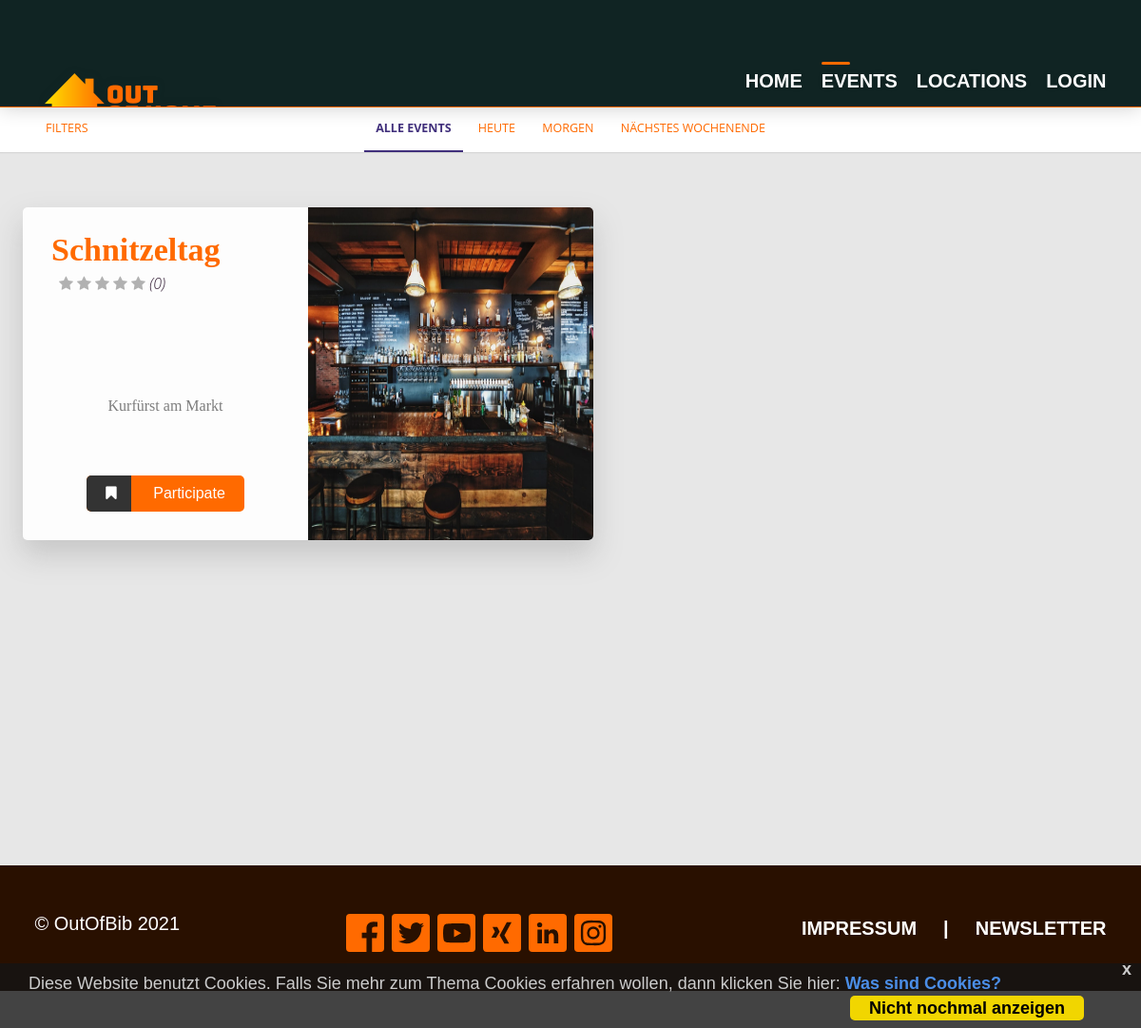
Page /events/ on the earlier database version.
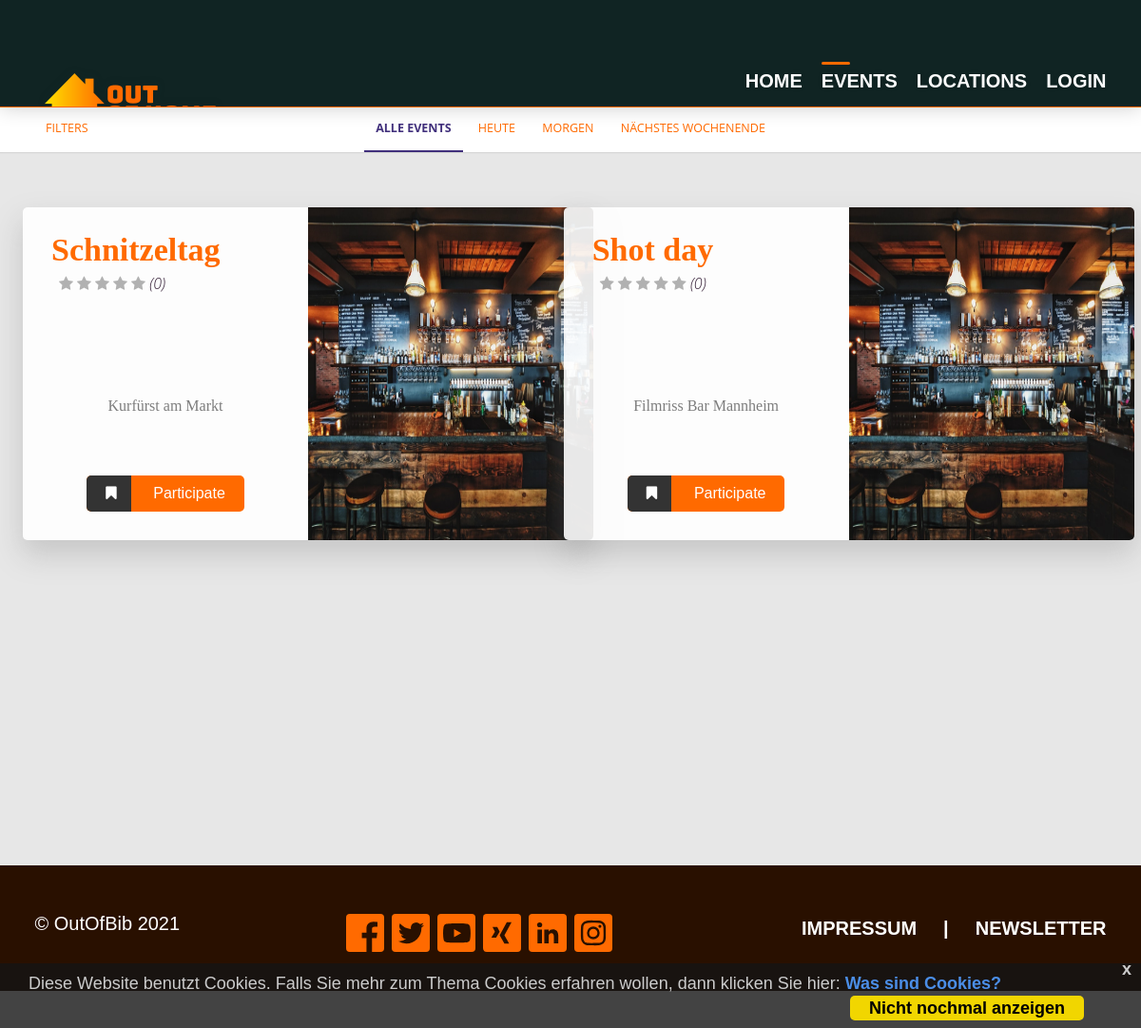
Same page on the later database version.
### ooh/models.py (models this page shows, shortened)
class Event(models.Model):
    name = models.TextField()
    description = models.TextField()
    organizer = models.ForeignKey(OohUser, on_delete=models.CASCADE)
    location = models.ForeignKey(EventLocation, on_delete=models.CASCADE)
    takeplace = models.BooleanField(default=True)
    cost = models.IntegerField(default=0)
    promoted = models.BooleanField(default=False)
    starttime = models.DateTimeField()
    endtime = models.DateTimeField()
    mininumage = models.PositiveSmallIntegerField()
    category = models.ManyToManyField(Category)
    def calculatedratings(self):
        rat = EventRating.objects.filter(eventID=self.id)
        if len(rat) == 0:
            print("No Ratings available")
            return [0, 0]
        summedrating = 0
        for rating in rat:
            summedrating += rating.rating
        print("Average rating: "+str(summedrating))
        return [(summedrating/len(rat)), len(rat)]

class EventLocation(models.Model):
    street	= models.CharField(max_length=50)
    housenumber = models.CharField(max_length=10, blank=True)
    name	= models.CharField(max_length=100)
    room	= models.CharField(max_length=100, blank=True)
    locationID = models.ForeignKey(Location, on_delete=models.PROTECT)
    def __str__(self):
        return self.name #+ " [%s]".format(self.locationID__name)

### ooh/views.py (the view)
# urls.py: path('events/', views.EventView.as_view(), name='events'),
class EventView(generic.ListView):
    template_name = 'ooh/events.html'
    context_object_name = 'recommended_events'
    def get_queryset(self):
        return Event.objects.all

### ooh/templates/ooh/events.html (shortened to what this page needs)
{% extends 'ooh/base.html' %}
{% load static %}
{% block content %}
<div>
<main class="cd-main-content">
    <div class="cd-tab-filter-wrapper">
        <div class="cd-tab-filter">
            <ul class="cd-filters">
                <li class="filter"><a class="selected" href="#0" data-type="all">Alle Events</a></li>
                <li class="filter" data-filter=".heute"><a href="#0" class="cd-a" data-type="heute">Heute</a></li>
                <li class="filter" data-filter=".morgen"><a href="#0" class="cd-a" data-type="morgen">Morgen</a></li>
                <li class="filter" data-filter=".nächstesWochenende"><a href="#0" class="cd-a" data-type="nächstesWochenende">Nächstes Wochenende</a></li>
            </ul>
        </div>
    </div>
    <section class="cd-gallery">
        <ul>
            {% for ev in recommended_events %}
            <li class="mix {{ ev.timecheck }}">
                <div class="container">
                    <div class="product-details">
                        <div>
                                <h1>{{ev.name}}</h1>
                                <br>
                                <span class="hint-star star">
                                    <i class="fa fa-star {% if ev.calculatedratings.0 > 0.5 %} checked {%endif%}"></i>
                                    <i class="fa fa-star {% if ev.calculatedratings.0 >= 1.5 %} checked {%endif%}"></i>
                                    <i class="fa fa-star {% if ev.calculatedratings.0 >= 2.5 %} checked {%endif%}"></i>
                                    <i class="fa fa-star {% if ev.calculatedratings.0 >= 3.5 %} checked {%endif%}"></i>
                                    <i class="fa fa-star {% if ev.calculatedratings.0 >= 4.5 %} checked {%endif%}"></i>
                                    <i>({{ev.calculatedratings.1}})</i>
                                </span>
                        </div>
                        <p class="information">{{ev.street}}{{ev.housenumber}}<br/>{{ev.location}}</p>
                        <div class="control">
                            <button class="btn">
                                <span class="shopping-cart"><i class="fa fa-bookmark"></i></span>
                                <span class="buy">Participate</span>
                            </button>
                        </div>
                    </div>
                    <div class="product-image">
                        <img src="{% static 'ooh/img/locations/dummy.jpg' %}" alt="Omar Dsoky">
                    </div>
                </div>
            </li>
            {% empty %}
                <p>Bitte warte bis wir unser Angebot auf deine Umgebung ausgeweitet haben. Gerne kannst du uns einen Vorschlag für deine Gegend machen!</p>
            {% endfor %}
        </ul>
    </section>
    <a href="#0" class="cd-filter-trigger cd-a">Filters</a>
</main>
</div>
</div>
{%endblock%}

### ooh/templates/ooh/base.html (shortened to what this page needs)
{% load static %}
<!DOCTYPE html>
<html class="no-js wf-barlowsemicondensed-n1-active wf-barlowsemicondensed-n3-active wf-barlowsemicondensed-n4-active wf-barlowsemicondensed-n7-active wf-active menu_altern" lang="de"><head><meta http-equiv="Content-Type" content="text/html; charset=UTF-8">
    <link id="css_screen" media="screen" href="{% static 'ooh/css/style.css' %}" rel="stylesheet">
    <link id="css_screen_add" media="screen" href="{% static 'ooh/css/style_add.css' %}" rel="stylesheet">
</head>
<body class="de" id="{{ body_id }}">
<div id="wrapper">
    <header>
        <div class="inner">
            <h1> <a href="/"><img src="{% static 'ooh/img/ooh-logo.png'%}" alt="Logo" title=""><span>Out of Home</span></a> </h1>
        </div>
    </header>
    <nav id="nav1">
        <div class="inner">
            <ul class="navlist">
                <li id="n_home" class="{% if request.path == '/' %} aktiv  {% endif %}"><a href="/"><span>Home</span></a></li>
                <li  class="{% if request.path == '/events/' %} aktiv  {% endif %}"><a href="{% url 'ooh:events' %}"><span>Events</span></a></li>
                <li  class="{% if request.path == '/locations/' %} aktiv  {% endif %}"><a href="{% url 'ooh:locations' %}"><span>Locations</span></a></li>
                {% if user.is_authenticated %}
                <li id="" class="{% if request.path == '/profile/' %} aktiv {%endif%}">
                        <a href="{% url 'ooh:profile' %} "><span>
                            Benutzerkonto
                        </span></a>
                    {% else %}
                <li id="" class="{% if request.path == '/profile/login' %} aktiv {%endif%}">
                    <a href="{% url 'ooh:login' %}"><span>
                        Login
                        </span></a>
                    {% endif %}
                </li>
                </ul>
        </div>
    </nav>
    {% block content %}{% endblock %}
    <footer>
        <div class="inner">
            <p class="copyright navlist" id="copyright">&copy; OutOfBib </p>
            <ul class="navlist" id="nav_social">
                <li id="n_facebook"><a href="https://www.facebook.com/" target="_blank"><span>Facebook</span></a></li>
                <li id="n_twitter"><a href="https://www.twitter.com/" target="_blank"><span>Twitter</span></a></li>
                <li id="n_youtube"><a href="https://www.youtube.com/" target="_blank"><span>YouTube</span></a></li>
                <li id="n_xing"><a href="https://www.xing.com/" target="_blank"><span>Xing</span></a></li>
                <li id="n_linkedin"><a href="https://de.linkedin.com/" target="_blank"><span>LinkedIn</span></a></li>
                <li id="n_instagram"><a href="https://www.instagram.com/" target="_blank"><span>Instagram</span></a></li>
            </ul>
            <ul class="navlist opt">
                <li><a href="impressum.html"><span>Impressum</span></a></li>
                <li><a><span>|</span></a></li>
                <li><a href="newsletter.html"><span>Newsletter</span></a></li>
            </ul>
        </div>
    </footer>
    <div id="cookieConsent">
        <div id="closeCookieConsent">x</div>
        Diese Website benutzt Cookies. Falls Sie mehr zum Thema Cookies erfahren wollen, dann klicken Sie hier: <a href="https://de.wikipedia.org/wiki/HTTP-Cookie" target="_blank">Was sind Cookies?</a>
        <a class="cookieConsentOK" onclick="document.cookie = 'cookiesaccepted=1;path=/;'">Nicht nochmal anzeigen</a>
    </div>
    </body>
</html>

### ooh/static/ooh/css/style_add.css (style rules this page uses)
body { min-width: 0; }
header>div.inner, #nav1>.inner, #content>.section>.inner, #slideshow .slidebox>.sb_inner, footer>.inner { width: auto; max-width: 1380px; }
header, #nav1, #content>.section, footer { padding-left: 2%; padding-right: 2%; }

Differences in the rows shown:
added Event: name "Shot day", calculatedratings.1 "0", location "Filmriss Bar Mannheim"
